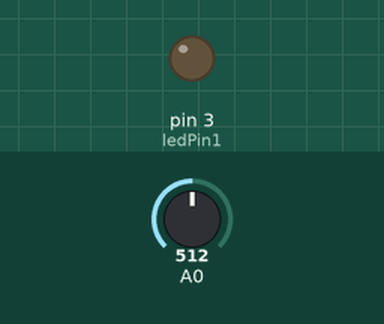
Bench run of a sketch on a simulated Arduino Uno, built with avr-gcc and run on an emulated ATmega328P. Parts: output pins drawn as LEDs (lit = HIGH). The test bench sets the inputs (shaded band); at power-on: A0 = 512. What the sketch prints to the serial monitor is not drawn.

Above: at 1.2 s.
1.3 s: A0 set to 183
At 1.66 s:
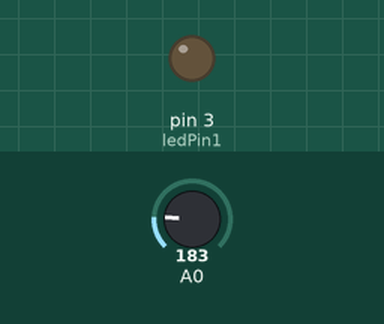
4.3 s: A0 set to 166
7.3 s: A0 set to 122
At 7.9 s:
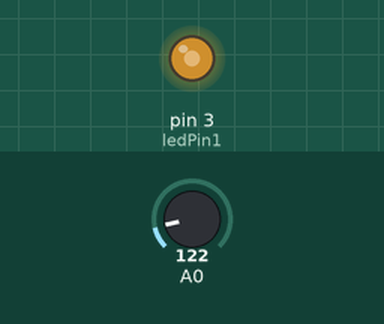
Timing chart, 0 to 16.3 s (numbered marks = the images above; inputs shaded):
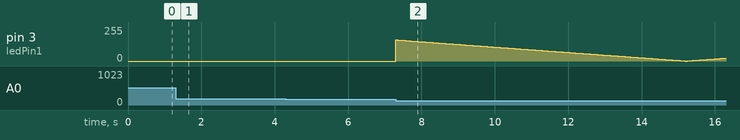

The sketch:

0303_Breath_Accelerating.ino
```cpp
const int ledPin1 = 3;

int tmpVal;
int counter = 0;
long preMillis = 0;

bool flipFlop = false;

void setup() {
  Serial.begin(9600);
  pinMode(ledPin1, OUTPUT);
}


void loop() {

  analogWrite(ledPin1, counter);
  tmpVal = analogRead(A0);

  //checking (if 10 millis seconds have passed) per loop;
  //preMillis is a variable that always 10 millis delay compared with the variable millis(), except "that very point";

  int Interval = 170 - tmpVal;

  if (Interval < 1) {
    Interval = 1;
  }

  if (millis() - preMillis >= Interval) {
    preMillis = millis();
    if (flipFlop == false) {
      counter = counter + 1;

    } else {
      counter = counter - 1;
    }
  }

  //  Serial.println(counter);
  Serial.println(Interval);

  //limit is 255;
  //counter = counter +1;

  if (counter >= 255) {
    //  counter = 0;
    flipFlop = true;
  }

  if (counter <= 0) {
    flipFlop = false;
  }


  //  delay(10);
}
```

Measured:
- after the input at 1.3 s, pin 3 (ledPin1): stays 0/255 (without the input it goes to 151/255 after 3.0 s)
- after the input at 4.3 s, pin 3 (ledPin1): 0/255 → 158/255 after 3.0 s
